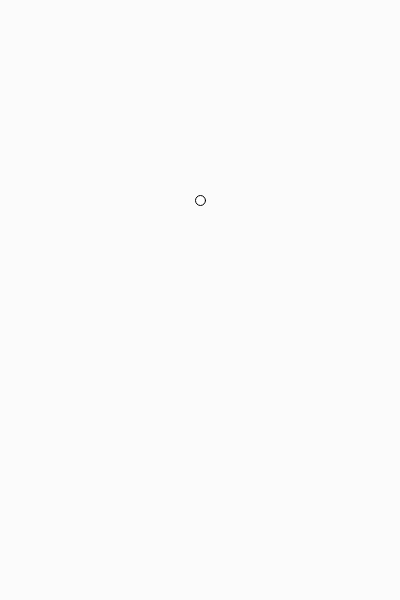
Frame 1 (no input)
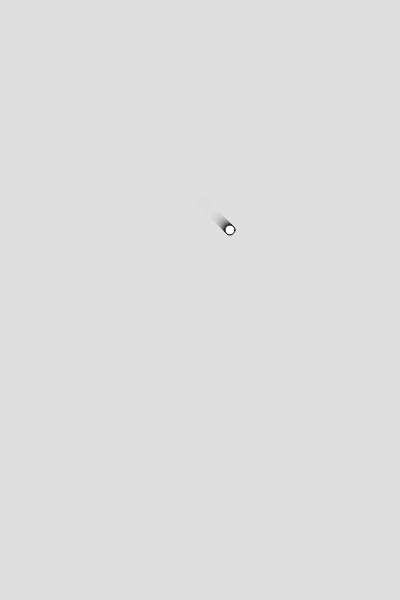
Frame 60 (no input)
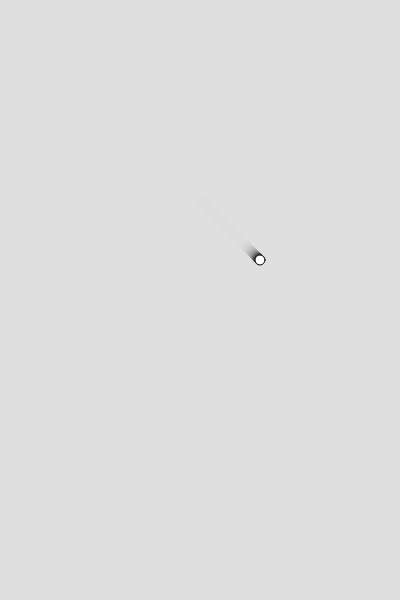
Frame 120 (the mouse pressed at the canvas centre since frame 60)

The p5.js sketch that drew these frames (run headless with seeded random() and noise() and a simulated clock; from frame 60 on, the mouse is pressed at the canvas centre):

// p5.js sketch
// ── sketch.js
let agent; 

function setup() {
  createCanvas(400, 600);
  agent = new Agent(200,200);
}

function draw() {
  background(220,32);
  agent.update();
  agent.render();
}

const GRAVITY = 0.067408;

class Agent {
  constructor(x,y) {
    this.x = x;
    this.y = y;
    this.vx = .5;
    this.vy = .5;
    this.ax = 0;
    this.ay = 0;
  }
  update() {

    this.vx = this.vx + this.ax;
    this.vy = this.vy + this.ay;
    this.x = this.x + this.vx;
    this.y = this.y + this.vy;
  }
  render() {
    circle(this.x,this.y, 10);
  }
}
